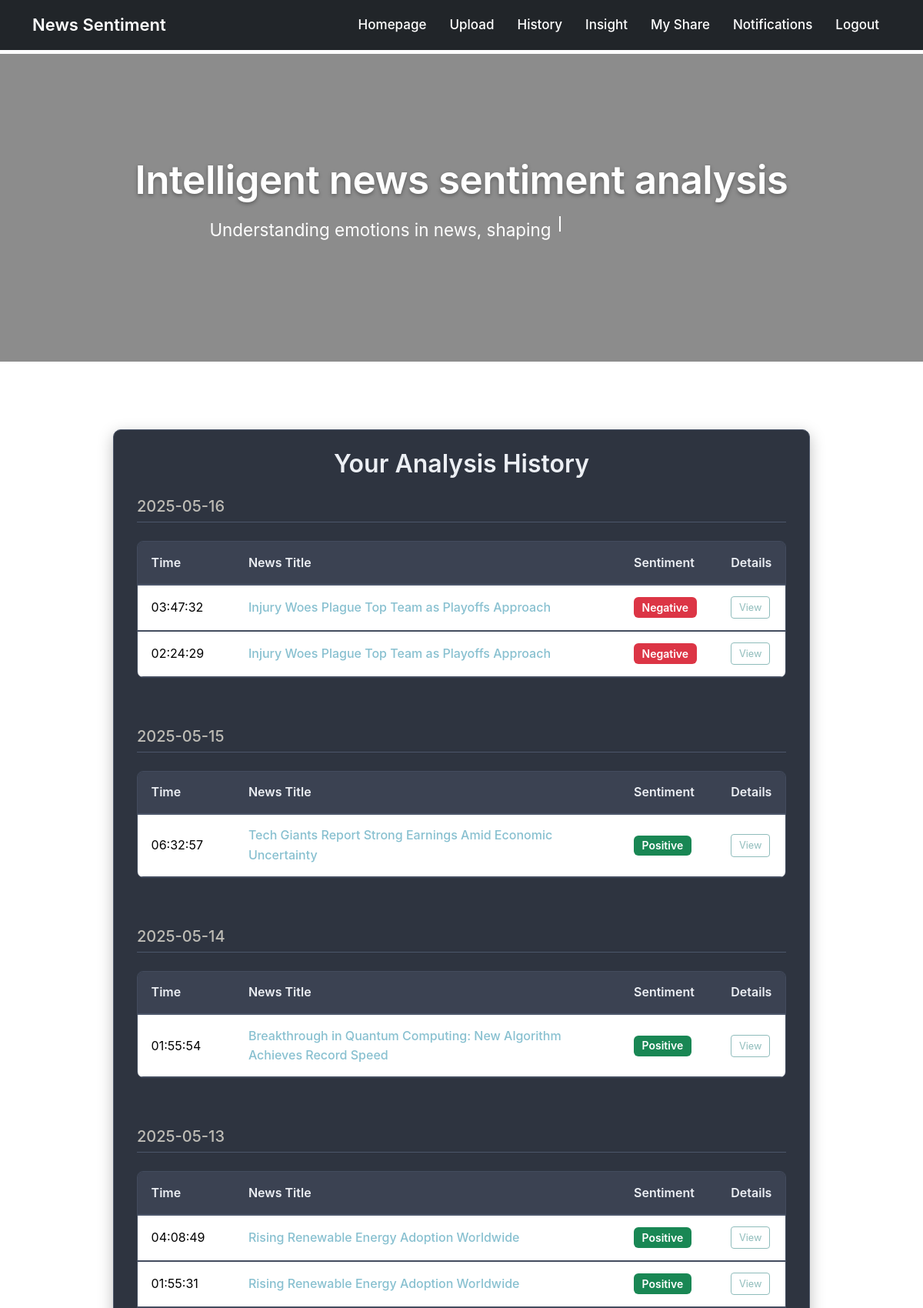
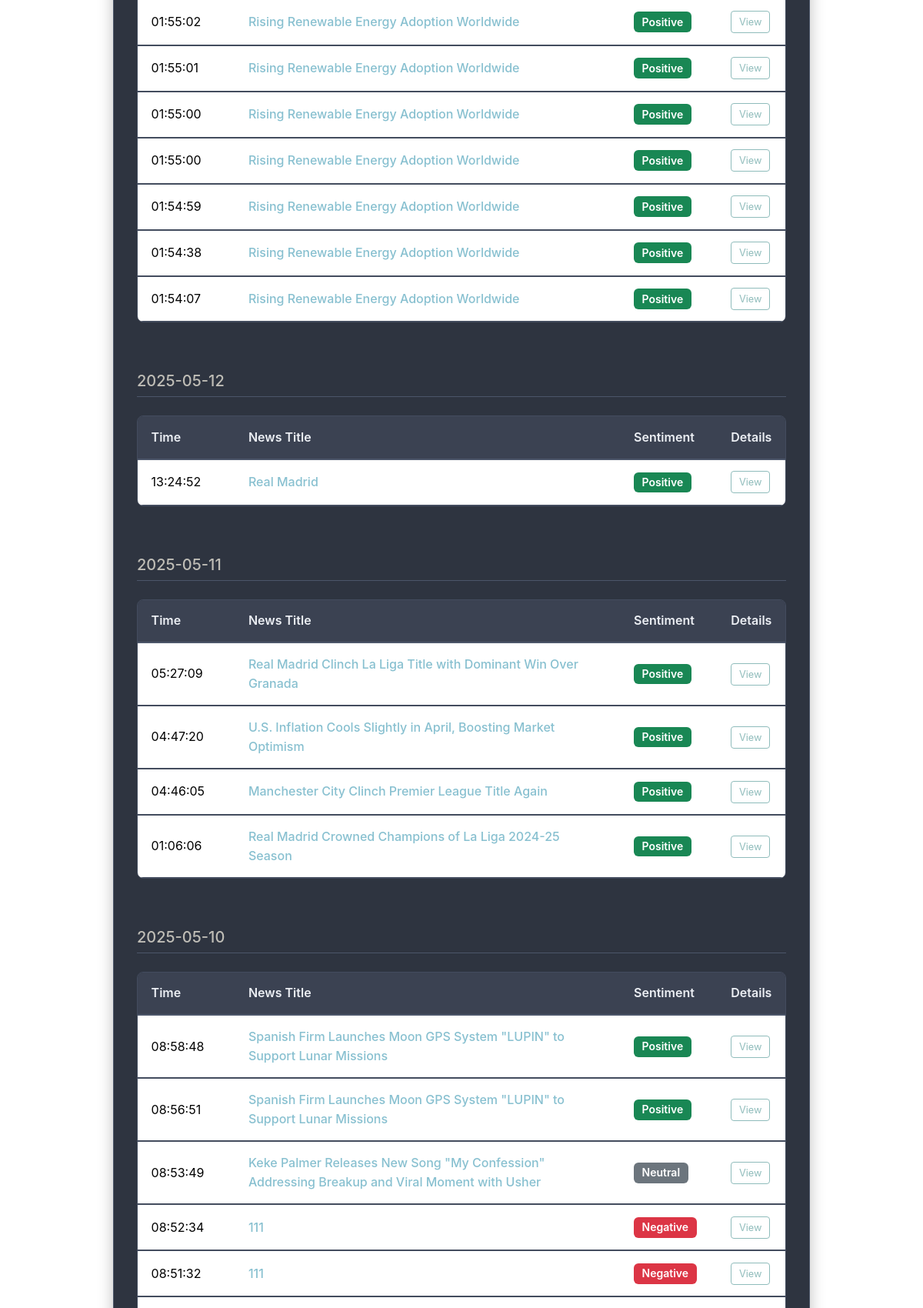
/history/history (signed in, upper part), run on the app's committed database (2 pictures, top to bottom).
### app/models.py (models this page shows, shortened)
class Post(db.Model):
    id: so.Mapped[int] = so.mapped_column(primary_key=True)
    title: so.Mapped[str] = so.mapped_column(sa.String(100))
    body: so.Mapped[str] = so.mapped_column(sa.String(140))
    timestamp: so.Mapped[datetime] = so.mapped_column(
        index=True, default=lambda: datetime.now(timezone.utc))
    user_id: so.Mapped[int] = so.mapped_column(sa.ForeignKey(User.id),
                                               index=True)
    shared_with: so.WriteOnlyMapped[list['User']] = so.relationship(
        'User',
        secondary='post_shares',
        back_populates='shared_posts'
    )
    sentiment: so.Mapped[str] = so.mapped_column(sa.String(64), nullable=True)
    author: so.Mapped[User] = so.relationship(back_populates='posts')
    category: so.Mapped[Optional[str]] = so.mapped_column(sa.String(64), nullable=True)
    emotions: so.Mapped[Optional[dict]] = so.mapped_column(sa.JSON, nullable=True)

### app/routes/history_routes.py (the view)
@history_bp.route("/history")
@login_required
def history():
    posts = Post.query.filter_by(user_id=current_user.id).order_by(Post.timestamp.desc()).all()
    grouped_posts = defaultdict(list)
    for post in posts:
        date_str = post.timestamp.strftime("%Y-%m-%d")
        grouped_posts[date_str].append(post)
    return render_template("history.html", grouped_posts=grouped_posts)

### app/models.py (called while the page is built)
@login.user_loader
def load_user(id):
    return db.session.get(User, int(id))

### app/templates/history.html (shortened to what this page needs)
{% extends "base.html" %}
{% block content %}
<div class="container mt-5 mb-5">
    <div class="row justify-content-center">
        <div class="col-md-11 col-lg-10">
            <div class="history-container-card">
                <h2 class="text-center mb-4 history-title">Your Analysis History</h2>
                {% if grouped_posts %}
                    {% for date, posts in grouped_posts.items() %}
                    <div class="date-group mb-5">
                        <h4 class="date-header mb-3">{{ date }}</h4>
                        <div class="table-responsive">
                            <table class="table history-table">
                                <thead>
                                    <tr>
                                        <th scope="col" style="width: 15%;">Time</th>
                                        <th scope="col">News Title</th>
                                        <th scope="col" style="width: 15%;">Sentiment</th>
                                        <th scope="col" style="width: 10%;">Details</th>
                                    </tr>
                                </thead>
                                <tbody>
                                    {% for post in posts %}
                                    <tr class="history-table-row">
                                        <td>{{ post.timestamp.strftime('%H:%M:%S') }}</td>
                                        <td><a href="{{ url_for('history.post_detail', post_id=post.id) }}">{{ post.title }}</a></td>
                                        <td>
                                            {% if post.sentiment == 'Positive' %}
                                            <span class="badge bg-success custom-badge">{{ post.sentiment }}</span>
                                            {% elif post.sentiment == 'Negative' %}
                                            <span class="badge bg-danger custom-badge">{{ post.sentiment }}</span>
                                            {% elif post.sentiment == 'Neutral' %}
                                            <span class="badge bg-secondary custom-badge">{{ post.sentiment }}</span>
                                            {% else %}
                                            <span class="badge bg-dark custom-badge">None</span>
                                            {% endif %}
                                        </td>
                                        <td>
                                            <button class="btn btn-sm btn-outline-info view-details-btn" type="button" data-bs-toggle="collapse"
                                                data-bs-target="#details-{{ post.id }}" aria-expanded="false" aria-controls="details-{{ post.id }}">
                                                View
                                            </button>
                                        </td>
                                    </tr>
                                    {% endfor %}
                                </tbody>
                            </table>
                        </div>
                    </div>
                    {% endfor %}
                {% else %}
                    <p class="text-center no-history-message">You have no analysis history yet.</p>
                {% endif %}
            </div>
        </div>
    </div>
</div>
{% endblock %}

### app/static/css/homepage.css (style rules this page uses)
body { font-family: -apple-system, BlinkMacSystemFont, 'Segoe UI', Roboto, Helvetica, Arial, sans-serif, 'Apple Color Emoji', 'Segoe UI Emoji', 'Segoe UI Symbol'; margin: 0; -webkit-font-smoothing: antialiased; -moz-osx-font-smoothing: grayscale; line-height: 1.6; background-image: url('../images/background.jpg'); background-attachment: fixed; background-size: cover; background-position: center center; background-repeat: no-repeat; padding-top: 70px; min-height: 100vh; display: flex; flex-direction: column; }
a { color: #007aff; text-decoration: none; transition: color 0.25s ease; }
.history-container-card { background-color: #2E3440; border: 1px solid #4C566A; border-radius: 10px; padding: 25px 30px; box-shadow: 0 6px 20px rgba(0, 0, 0, 0.25); color: #D8DEE9; margin-bottom: 3rem; }
.history-title { color: #ECEFF4; font-weight: 600; margin-bottom: 2rem; }
.date-header { color: #BFBDB6; border-bottom: 1px solid #4C566A; padding-bottom: 0.5rem; margin-bottom: 1.5rem !important; font-weight: 500; font-size: 1.25rem; }
.history-table { width: 100%; margin-bottom: 1rem; color: #D8DEE9; border-collapse: separate; border-spacing: 0; border: 1px solid #434C5E; border-radius: 8px; overflow: hidden; }
.history-table th, .history-table td { padding: 0.9rem 1.1rem; vertical-align: middle; border-top: 1px solid #434C5E; text-align: left; }
.history-table th:first-child, .history-table td:first-child { border-left: none; }
.history-table th:last-child, .history-table td:last-child { border-right: none; }
.history-table thead th { background-color: #3B4252; color: #ECEFF4; font-weight: 600; border-bottom: 2px solid #4C566A; border-top: none; }
.history-table thead + tbody tr:first-child td { border-top: none; }
.history-table td a { color: #88C0D0; font-weight: 500; text-decoration: none; }
.custom-badge { padding: 0.45em 0.75em; font-size: 0.875em; font-weight: 600; border-radius: 0.375rem; }
.badge.bg-success { color: #ffffff; }
.badge.bg-danger { color: #ffffff; }
.badge.bg-secondary { color: #ffffff; }
.view-details-btn.btn-outline-info { color: #8FBCBB; border-color: #8FBCBB; padding: 0.25rem 0.6rem; font-size: 0.8rem; }

### data on the page
Post: timestamp "03:47:32", title "Injury Woes Plague Top Team as Playoffs Approach", sentiment "Negative"
Post: timestamp "02:24:29", title "Injury Woes Plague Top Team as Playoffs Approach", sentiment "Negative"
Post: timestamp "06:32:57", title "Tech Giants Report Strong Earnings Amid Economic Uncertainty", sentiment "Positive"
Post: timestamp "01:55:54", title "Breakthrough in Quantum Computing: New Algorithm Achieves Record Speed", sentiment "Positive"
Post: timestamp "04:08:49", title "Rising Renewable Energy Adoption Worldwide", sentiment "Positive"
Post: timestamp "01:55:31", title "Rising Renewable Energy Adoption Worldwide", sentiment "Positive"
Post: timestamp "01:55:02", title "Rising Renewable Energy Adoption Worldwide", sentiment "Positive"
Post: timestamp "01:55:01", title "Rising Renewable Energy Adoption Worldwide", sentiment "Positive"
Post: timestamp "01:55:00", title "Rising Renewable Energy Adoption Worldwide", sentiment "Positive"
Post: timestamp "01:55:00", title "Rising Renewable Energy Adoption Worldwide", sentiment "Positive"
Post: timestamp "01:54:59", title "Rising Renewable Energy Adoption Worldwide", sentiment "Positive"
Post: timestamp "01:54:38", title "Rising Renewable Energy Adoption Worldwide", sentiment "Positive"
Post: timestamp "01:54:07", title "Rising Renewable Energy Adoption Worldwide", sentiment "Positive"
Post: timestamp "13:24:52", title "Real Madrid", sentiment "Positive"
Post: timestamp "05:27:09", title "Real Madrid Clinch La Liga Title with Dominant Win Over Granada", sentiment "Positive"
Post: timestamp "04:47:20", title "U.S. Inflation Cools Slightly in April, Boosting Market Optimism", sentiment "Positive"
Post: timestamp "04:46:05", title "Manchester City Clinch Premier League Title Again", sentiment "Positive"
Post: timestamp "01:06:06", title "Real Madrid Crowned Champions of La Liga 2024-25 Season", sentiment "Positive"
Post: timestamp "08:58:48", title "Spanish Firm Launches Moon GPS System \"LUPIN\" to Support Lunar Missions", sentiment "Positive"
Post: timestamp "08:56:51", title "Spanish Firm Launches Moon GPS System \"LUPIN\" to Support Lunar Missions", sentiment "Positive"
Post: timestamp "08:53:49", title "Keke Palmer Releases New Song \"My Confession\" Addressing Breakup and Viral Moment with Usher", sentiment "Neutral"
Post: timestamp "08:52:34", title "111", sentiment "Negative"
Post: timestamp "08:51:32", title "111", sentiment "Negative"

### other printed values
{{ date }} "2025-05-16" "2025-05-15" "2025-05-14" "2025-05-13" "2025-05-12" "2025-05-11" "2025-05-10"
